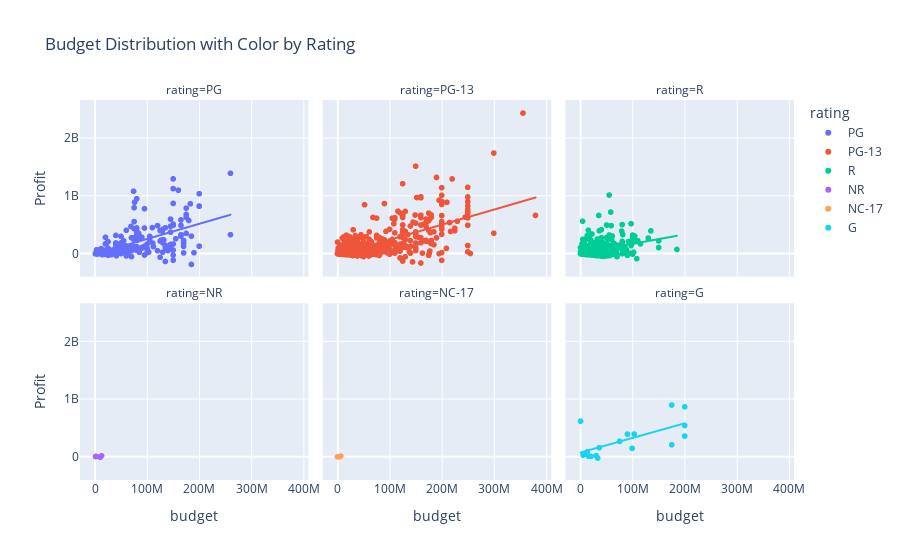

Source (notebook cell):
### Code cell
## Keep this plot for presentation

fig = px.scatter(x='budget', y='Profit', data_frame=merge.dropna(),
                 title="Budget Distribution with Color by Rating", color='rating', 
                hover_data=['title', 'ROI'], facet_col='rating', trendline='ols', facet_col_wrap=3)
fig.show()

### Figure 1 — Plotly figure (JSON) as saved in the notebook; plotly's stock layout.template omitted (floating-point values rounded to 4 significant figures; data arrays with more than 128 entries replaced by an {"elided": "..."} marker saying what was removed)
{"data": [{"customdata": {"elided": "209x2 mixed values"}, "hovertemplate": "rating=PG<br>budget=%{x}<br>Profit=%{y}<br>title=%{customdata[0]}<br>ROI=%{customdata[1]}<extra></extra>", "legendgroup": "PG", "marker": {"color": "#636efa", "symbol": "circle"}, "mode": "markers", "name": "PG", "showlegend": true, "type": "scattergl", "x": {"elided": "209 int values"}, "xaxis": "x4", "y": {"elided": "209 int values"}, "yaxis": "y4"}, {"hovertemplate": "<b>OLS trendline</b><br>Profit = 2.62305 * budget + -4.47417e+06<br>R<sup>2</sup>=0.310504<br><br>rating=PG<br>budget=%{x}<br>Profit=%{y} <b>(trend)</b><extra></extra>", "legendgroup": "PG", "marker": {"color": "#636efa", "symbol": "circle"}, "mode": "lines", "name": "PG", "showlegend": false, "type": "scattergl", "x": {"elided": "209 int values"}, "xaxis": "x4", "y": {"elided": "209 float values"}, "yaxis": "y4"}, {"customdata": {"elided": "617x2 mixed values"}, "hovertemplate": "rating=PG-13<br>budget=%{x}<br>Profit=%{y}<br>title=%{customdata[0]}<br>ROI=%{customdata[1]}<extra></extra>", "legendgroup": "PG-13", "marker": {"color": "#EF553B", "symbol": "circle"}, "mode": "markers", "name": "PG-13", "showlegend": true, "type": "scattergl", "x": {"elided": "617 int values"}, "xaxis": "x5", "y": {"elided": "617 int values"}, "yaxis": "y5"}, {"hovertemplate": "<b>OLS trendline</b><br>Profit = 2.61839 * budget + -1.91522e+07<br>R<sup>2</sup>=0.457825<br><br>rating=PG-13<br>budget=%{x}<br>Profit=%{y} <b>(trend)</b><extra></extra>", "legendgroup": "PG-13", "marker": {"color": "#EF553B", "symbol": "circle"}, "mode": "lines", "name": "PG-13", "showlegend": false, "type": "scattergl", "x": {"elided": "617 int values"}, "xaxis": "x5", "y": {"elided": "617 float values"}, "yaxis": "y5"}, {"customdata": {"elided": "695x2 mixed values"}, "hovertemplate": "rating=R<br>budget=%{x}<br>Profit=%{y}<br>title=%{customdata[0]}<br>ROI=%{customdata[1]}<extra></extra>", "legendgroup": "R", "marker": {"color": "#00cc96", "symbol": "circle"}, "mode": "markers", "name": "R", "showlegend": true, "type": "scattergl", "x": {"elided": "695 int values"}, "xaxis": "x6", "y": {"elided": "695 int values"}, "yaxis": "y6"}, {"hovertemplate": "<b>OLS trendline</b><br>Profit = 1.63619 * budget + 9.79153e+06<br>R<sup>2</sup>=0.159359<br><br>rating=R<br>budget=%{x}<br>Profit=%{y} <b>(trend)</b><extra></extra>", "legendgroup": "R", "marker": {"color": "#00cc96", "symbol": "circle"}, "mode": "lines", "name": "R", "showlegend": false, "type": "scattergl", "x": {"elided": "695 int values"}, "xaxis": "x6", "y": {"elided": "695 float values"}, "yaxis": "y6"}, {"customdata": [["The House That Jack Built", -331.9], ["20 Feet from Stardom", 82.9], ["The Babadook", 80.6], ["The Strangers: Prey at Night", 59.7]], "hovertemplate": "rating=NR<br>budget=%{x}<br>Profit=%{y}<br>title=%{customdata[0]}<br>ROI=%{customdata[1]}<extra></extra>", "legendgroup": "NR", "marker": {"color": "#ab63fa", "symbol": "circle"}, "mode": "markers", "name": "NR", "showlegend": true, "type": "scattergl", "x": [9800000, 1000000, 2000000, 12500000], "xaxis": "x", "y": [-7531038, 4839368, 8312540, 18539126], "yaxis": "y"}, {"hovertemplate": "<b>OLS trendline</b><br>Profit = 0.273343 * budget + 4.31111e+06<br>R<sup>2</sup>=0.020943<br><br>rating=NR<br>budget=%{x}<br>Profit=%{y} <b>(trend)</b><extra></extra>", "legendgroup": "NR", "marker": {"color": "#ab63fa", "symbol": "circle"}, "mode": "lines", "name": "NR", "showlegend": false, "type": "scattergl", "x": [1000000, 2000000, 9800000, 12500000], "xaxis": "x", "y": [4584000.0, 4858000.0, 6990000.0, 7728000.0], "yaxis": "y"}, {"customdata": [["Love", -95.6], ["The Lucky Man", 100], ["Shame", 66]], "hovertemplate": "rating=NC-17<br>budget=%{x}<br>Profit=%{y}<br>title=%{customdata[0]}<br>ROI=%{customdata[1]}<extra></extra>", "legendgroup": "NC-17", "marker": {"color": "#FFA15A", "symbol": "circle"}, "mode": "markers", "name": "NC-17", "showlegend": true, "type": "scattergl", "x": [3000000, 1, 6500000], "xaxis": "x2", "y": [-1466126, 25014, 12623767], "yaxis": "y2"}, {"hovertemplate": "<b>OLS trendline</b><br>Profit = 1.9958 * budget + -2.59247e+06<br>R<sup>2</sup>=0.703615<br><br>rating=NC-17<br>budget=%{x}<br>Profit=%{y} <b>(trend)</b><extra></extra>", "legendgroup": "NC-17", "marker": {"color": "#FFA15A", "symbol": "circle"}, "mode": "lines", "name": "NC-17", "showlegend": false, "type": "scattergl", "x": [1, 3000000, 6500000], "xaxis": "x2", "y": [-2592000.0, 3395000.0, 10380000.0], "yaxis": "y2"}, {"customdata": [["Cars 3", 54.4], ["The Peanuts Movie", 59.8], ["Rio 2", 79.3], ["The Young and Prodigious T.S. Spivet", -247.6], ["Toy Story 4", 83.7], ["Justin Bieber: Never Say Never", 86.9], ["Alvin and the Chipmunks: Chipwrecked", 78.1], ["Khumba", 26.4], ["Logan", 100], ["Monsters University", 73.1], ["Winnie the Pooh", 39.8], ["Rio", 81.4], ["Chimpanzee", 85.6], ["Cars 2", 64.3], ["Ramona and Beezus", 45], ["Toy Story 3", 81.3], ["Gnomeo & Juliet", 81.4]], "hovertemplate": "rating=G<br>budget=%{x}<br>Profit=%{y}<br>title=%{customdata[0]}<br>ROI=%{customdata[1]}<extra></extra>", "legendgroup": "G", "marker": {"color": "#19d3f3", "symbol": "circle"}, "mode": "markers", "name": "G", "showlegend": true, "type": "scattergl", "x": [175000000, 99000000, 103000000, 33000000, 175000000, 13000000, 75000000, 20000000, 135000, 200000000, 30000000, 90000000, 5000000, 200000000, 15000000, 200000000, 36000000], "xaxis": "x3", "y": [208930656, 147233113, 395781117, -23505211, 898394593, 86036827, 267695435, 7187375, 618886436, 543559607, 19871429, 393866518, 29823764, 359852396, 12293743, 866969703, 157967670], "yaxis": "y3"}, {"hovertemplate": "<b>OLS trendline</b><br>Profit = 2.53553 * budget + 7.44597e+07<br>R<sup>2</sup>=0.429593<br><br>rating=G<br>budget=%{x}<br>Profit=%{y} <b>(trend)</b><extra></extra>", "legendgroup": "G", "marker": {"color": "#19d3f3", "symbol": "circle"}, "mode": "lines", "name": "G", "showlegend": false, "type": "scattergl", "x": [135000, 5000000, 13000000, 15000000, 20000000, 30000000, 33000000, 36000000, 75000000, 90000000, 99000000, 103000000, 175000000, 175000000, 200000000, 200000000, 200000000], "xaxis": "x3", "y": [74800000.0, 87140000.0, 107400000.0, 112500000.0, 125200000.0, 150500000.0, 158100000.0, 165700000.0, 264600000.0, 302700000.0, 325500000.0, 335600000.0, 518200000.0, 518200000.0, 581600000.0, 581600000.0, 581600000.0], "yaxis": "y3"}], "layout": {"annotations": [{"font": {}, "showarrow": false, "text": "rating=NR", "x": 0.16, "xanchor": "center", "xref": "paper", "y": 0.465, "yanchor": "bottom", "yref": "paper"}, {"font": {}, "showarrow": false, "text": "rating=NC-17", "x": 0.5, "xanchor": "center", "xref": "paper", "y": 0.465, "yanchor": "bottom", "yref": "paper"}, {"font": {}, "showarrow": false, "text": "rating=G", "x": 0.84, "xanchor": "center", "xref": "paper", "y": 0.465, "yanchor": "bottom", "yref": "paper"}, {"font": {}, "showarrow": false, "text": "rating=PG", "x": 0.16, "xanchor": "center", "xref": "paper", "y": 1.0, "yanchor": "bottom", "yref": "paper"}, {"font": {}, "showarrow": false, "text": "rating=PG-13", "x": 0.5, "xanchor": "center", "xref": "paper", "y": 1.0, "yanchor": "bottom", "yref": "paper"}, {"font": {}, "showarrow": false, "text": "rating=R", "x": 0.84, "xanchor": "center", "xref": "paper", "y": 1.0, "yanchor": "bottom", "yref": "paper"}], "legend": {"title": {"text": "rating"}, "tracegroupgap": 0}, "title": {"text": "Budget Distribution with Color by Rating"}, "xaxis": {"anchor": "y", "domain": [0, 0.32], "title": {"text": "budget"}}, "xaxis2": {"anchor": "y2", "domain": [0.34, 0.66], "matches": "x", "title": {"text": "budget"}}, "xaxis3": {"anchor": "y3", "domain": [0.68, 1.0], "matches": "x", "title": {"text": "budget"}}, "xaxis4": {"anchor": "y4", "domain": [0, 0.32], "matches": "x", "showticklabels": false}, "xaxis5": {"anchor": "y5", "domain": [0.34, 0.66], "matches": "x", "showticklabels": false}, "xaxis6": {"anchor": "y6", "domain": [0.68, 1.0], "matches": "x", "showticklabels": false}, "yaxis": {"anchor": "x", "domain": [0, 0.465], "title": {"text": "Profit"}}, "yaxis2": {"anchor": "x2", "domain": [0, 0.465], "matches": "y", "showticklabels": false}, "yaxis3": {"anchor": "x3", "domain": [0, 0.465], "matches": "y", "showticklabels": false}, "yaxis4": {"anchor": "x4", "domain": [0.535, 1.0], "matches": "y", "title": {"text": "Profit"}}, "yaxis5": {"anchor": "x5", "domain": [0.535, 1.0], "matches": "y", "showticklabels": false}, "yaxis6": {"anchor": "x6", "domain": [0.535, 1.0], "matches": "y", "showticklabels": false}}}
